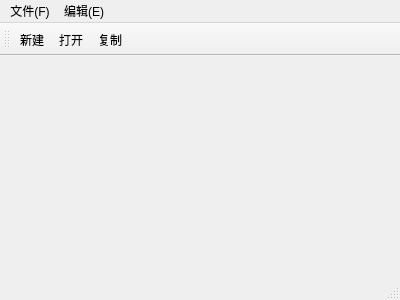
<?xml version="1.0" encoding="UTF-8"?>
<ui version="4.0">
 <class>MainWindow</class>
 <widget class="QMainWindow" name="MainWindow">
  <property name="geometry">
   <rect>
    <x>0</x>
    <y>0</y>
    <width>400</width>
    <height>300</height>
   </rect>
  </property>
  <property name="windowTitle">
   <string>MainWindow</string>
  </property>
  <widget class="QWidget" name="centralWidget"/>
  <widget class="QMenuBar" name="menuBar">
   <property name="geometry">
    <rect>
     <x>0</x>
     <y>0</y>
     <width>400</width>
     <height>26</height>
    </rect>
   </property>
   <widget class="QMenu" name="menu_F">
    <property name="title">
     <string>文件(F)</string>
    </property>
    <addaction name="actionNew"/>
    <addaction name="actionOpen"/>
    <addaction name="separator"/>
   </widget>
   <widget class="QMenu" name="menu_E">
    <property name="title">
     <string>编辑(E)</string>
    </property>
    <addaction name="actionCopy"/>
   </widget>
   <addaction name="menu_F"/>
   <addaction name="menu_E"/>
  </widget>
  <widget class="QToolBar" name="mainToolBar">
   <attribute name="toolBarArea">
    <enum>TopToolBarArea</enum>
   </attribute>
   <attribute name="toolBarBreak">
    <bool>false</bool>
   </attribute>
   <addaction name="actionNew"/>
   <addaction name="actionOpen"/>
   <addaction name="actionCopy"/>
  </widget>
  <widget class="QStatusBar" name="statusBar"/>
  <action name="actionNew">
   <property name="text">
    <string>新建</string>
   </property>
  </action>
  <action name="actionOpen">
   <property name="text">
    <string>打开</string>
   </property>
  </action>
  <action name="actionCopy">
   <property name="text">
    <string>复制</string>
   </property>
  </action>
 </widget>
 <layoutdefault spacing="6" margin="11"/>
 <resources/>
 <connections/>
</ui>
